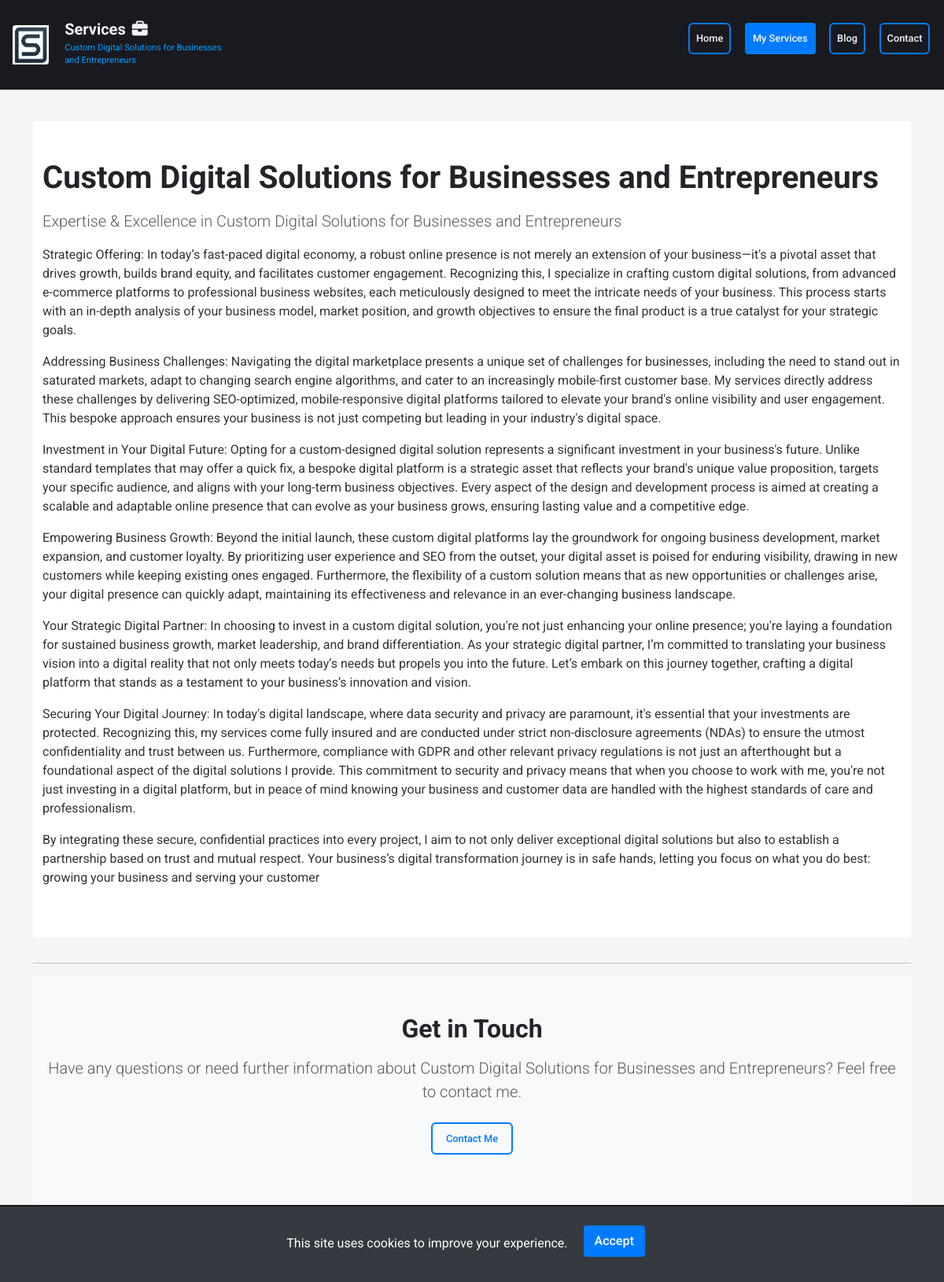
The page /services/11/ on the database its author committed.
### services/models.py (models this page shows, shortened)
class Service(models.Model):
    title = models.CharField(max_length=200, unique=True)
    short_description = models.TextField(default='No short description provided.')
    description = models.TextField()
    home_description = models.TextField(
        default='Brief overview for home page.',
        help_text='A concise description for the home page.'
    )
    link = models.URLField(max_length=200, blank=True, null=True)
    class Meta:
        verbose_name = "Service"
        verbose_name_plural = "Services"
        ordering = ['title']

### services/views.py (the view)
# urls.py: path('<int:pk>/', service_detail_view, name='service_detail'),
def service_detail_view(request, pk):
    service = get_object_or_404(Service, pk=pk)
    return render(request, 'services/service_detail.html', {'service': service})

### services/templates/services/service_detail.html (shortened to what this page needs)
{% extends "base.html" %}
{% block content %}
<section class="hero-introduction-section py-5 bg-light">
    <div class="container">
        <div class="row">
            <div class="col-lg-12 mx-auto">
                <h1 class="section-title mb-3">{{ service.title }}</h1>
                <p class="lead text-muted">Expertise & Excellence in {{ service.title }}</p>
                <div class="service-description">
                    {{ service.description|linebreaks }}
                </div>
            </div>
        </div>
    </div>
</section>
<hr class="section-divider">
<section class="contact-section py-5 bg-light">
    <div class="container">
        <div class="row">
            <div class="col-lg-12 mx-auto text-center">
                <h2 class="section-title mb-3">Get in Touch</h2>
                <p class="lead text-muted">Have any questions or need further information about {{ service.title }}? Feel free to contact me.</p>
                <a href="/contact" class="btn btn-outline-primary mt-2">Contact Me</a>
            </div>
        </div>
    </div>
</section>
{% endblock %}

### static/css/base.css (style rules this page uses)
* { margin: 0; padding: 0; box-sizing: border-box; }
body { font-family: 'Roboto', Arial, sans-serif; font-size: 1rem; line-height: 1.6; color: #333; background-color: #f5f5f5; }
h1, h2, h3, h4, h5, h6 { margin-top: 0; margin-bottom: 0.5em; color: #212529; font-weight: 700; }
h1 { font-size: 2.5rem; }
h2 { font-size: 2rem; }
p { margin-bottom: 1rem; font-size: 1rem; line-height: 1.5; color: #333; }
a { color: #007bff; text-decoration: none; transition: color 0.3s ease; }
.text-center { text-align: center; }
.mt-2 { margin-top: 0.5rem; }
.mb-3 { margin-bottom: 1rem; }

### static/css/components.css (style rules this page uses)
.btn { background-color: #343a40; color: #ffffff; border: 2px solid transparent; padding: 0.55rem 1.05rem; font-size: 0.8rem; border-radius: 0.375rem; transition: all 0.3s ease; cursor: pointer; font-weight: 500; margin: 1rem; }
.btn-outline-primary { color: #007bff; background-color: transparent; border-color: #007bff; }

### static/css/layout.css (style rules this page uses)
.hero-section, .latest-news-section, .about-section, .services-section, .blog-section, .hero-introduction-section { background-color: #fff !important; padding: 2rem 0; margin-bottom: 2rem; border-radius: 0.25rem; }

### rows shown on the page
Service: title "Custom Digital Solutions for Businesses and Entrepreneurs", description "Strategic Offering: In today’s fast-paced digital economy, a robust online presence is not merely an extension of your business—it's a pivotal asset that drives growth, builds brand equity, and facilitates customer engagement. Recognizing this, I specialize in crafting custom digital solutions, from advanced e-commerce platforms to professional business websites, each meticulously designed to meet the intricate needs of your business. This process starts with an in-depth analysis of your business model, market position, and growth objectives to ensure the final product is a true catalyst for your strategic goals. Addressing Business Challenges: Navigating the digital marketplace presents a…"
